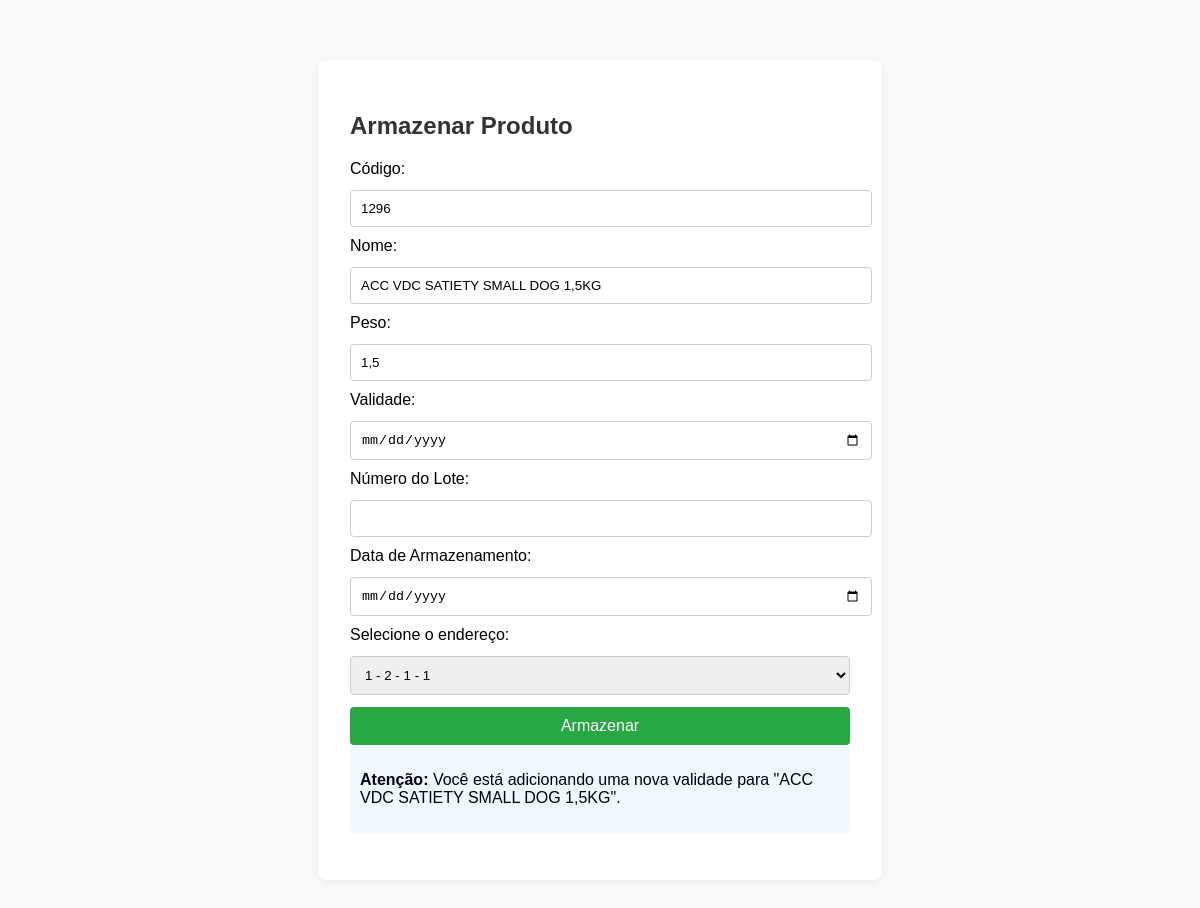
The app's page /produtos/armazenar/2/ with its own data.
### produtos/models.py (models this page shows, shortened)
class Produto(models.Model):
    nome = models.CharField(max_length=100)
    codigo = models.CharField(max_length=50, unique=True)
    peso = models.CharField(max_length=50)

### produtos/views.py (the view, shortened to what this page needs)
# urls.py: path('armazenar/<int:produto_id>/',views.armazenar_produto,name='armazenar_produto'),
def armazenar_produto(request, produto_id=None):
    produto = None
    if produto_id:
        produto = get_object_or_404(Produto, id=produto_id)
    enderecos_disponiveis = list(Armazenamento.objects.filter(livre=True))
    if produto:
        estoque_atual = Estoque.objects.filter(produto=produto).first()
        if estoque_atual and estoque_atual.local not in enderecos_disponiveis:
            enderecos_disponiveis.append(estoque_atual.local)
    return render(request, 'produtos/armazenar_produto.html', {
        'produto': produto,
        'codigo': produto.codigo if produto else request.GET.get('codigo', ''),
        'enderecos': enderecos_disponiveis,
        'hoje': timezone.now().date()
    })

### produtos/models.py (called while the page is built)
    def __str__(self):
        return f"{self.rua} - {self.predio} - {self.nivel} - {self.ap}"

### produtos/templates/produtos/armazenar_produto.html (shortened to what this page needs)
<!DOCTYPE html>
<html lang="pt-br">
<head>
</head>
<body>
    <div class="container">
        <h2>Armazenar Produto</h2>
        <form method="POST">
            <label>Código:</label>
            <input type="text" name="codigo" value="{{ codigo }}" readonly>
            <label>Nome:</label>
            <input type="text" name="nome" value="{{ produto.nome|default_if_none:'' }}" {% if produto %}readonly{% endif %} required>
            <label>Peso:</label>
            <input type="text" name="peso" value="{{ produto.peso|default_if_none:'' }}" {% if produto %}readonly{% endif %} required>
            <label>Validade:</label>
            <input type="date" name="validade" required>
            <label>Número do Lote:</label>
            <input type="text" name="numero_lote">
            <label>Data de Armazenamento:</label>
            <input type="date" name="data_armazenado" value="{{ hoje }}" required>
            <label for="endereco_id">Selecione o endereço:</label>
            <select name="endereco_id" id="endereco_id" required>
                {% for endereco in enderecos %}
                    <option value="{{ endereco.id }}">{{ endereco }}</option>
                {% endfor %}
            </select>
            <button type="submit">Armazenar</button>
        </form>
        {% if produto %}
            <div style="background: #f0f8ff; padding: 10px; border-radius: 5px; margin-bottom: 15px;">
                <p><strong>Atenção:</strong> Você está adicionando uma nova validade para "{{ produto.nome }}".</p>
            </div>
        {% endif %}
    </div>
</body>
</html>

### produtos/templates/produtos/armazenar_produto.html (style rules this page uses)
body { font-family: Arial, sans-serif; background: #f8f9fa; }
.container { max-width: 500px; margin: 60px auto; background: #fff; padding: 32px; border-radius: 8px; box-shadow: 0 2px 8px #0001; }
h2 { color: #333; }
select, button, input[type="text"], input[type="date"] { width: 100%; padding: 10px; margin-top: 12px; border-radius: 4px; border: 1px solid #ccc; }
button { background: #28a745; color: #fff; border: none; font-size: 16px; }
label { margin-top: 10px; display: block; }

### records on screen
Produto: codigo "1296", nome "ACC VDC SATIETY SMALL DOG 1,5KG", peso "1,5"

### other values on screen
form field endereco_id "1 - 2 - 1 - 1"
